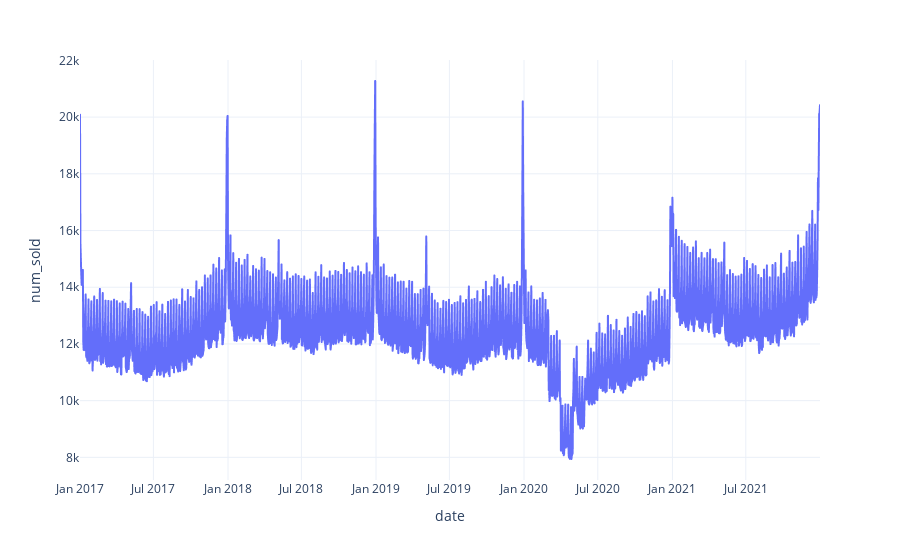

Write notebook code for a chart like this one.
### Code cell
fig = px.line(date_by_sold,x='date',y='num_sold')
fig.show()

### Figure 1 — Plotly figure (JSON) as saved in the notebook; plotly's stock layout.template omitted (floating-point values rounded to 4 significant figures; data arrays with more than 128 entries replaced by an {"elided": "..."} marker saying what was removed)
{"data": [{"hovertemplate": "date=%{x}<br>num_sold=%{y}<extra></extra>", "legendgroup": "", "line": {"color": "#636efa", "dash": "solid"}, "marker": {"symbol": "circle"}, "mode": "lines", "name": "", "showlegend": false, "x": {"elided": "1826 str values"}, "xaxis": "x", "y": {"elided": "1826 int values"}, "yaxis": "y", "type": "scattergl"}], "layout": {"xaxis": {"anchor": "y", "domain": [0, 1], "title": {"text": "date"}, "type": "date", "range": ["2017-01-01", "2021-12-31"], "autorange": true}, "yaxis": {"anchor": "x", "domain": [0, 1], "title": {"text": "num_sold"}, "type": "linear", "range": [7201.0, 22010.0], "autorange": true}, "legend": {"tracegroupgap": 0}, "margin": {"t": 60}, "autosize": true}}
